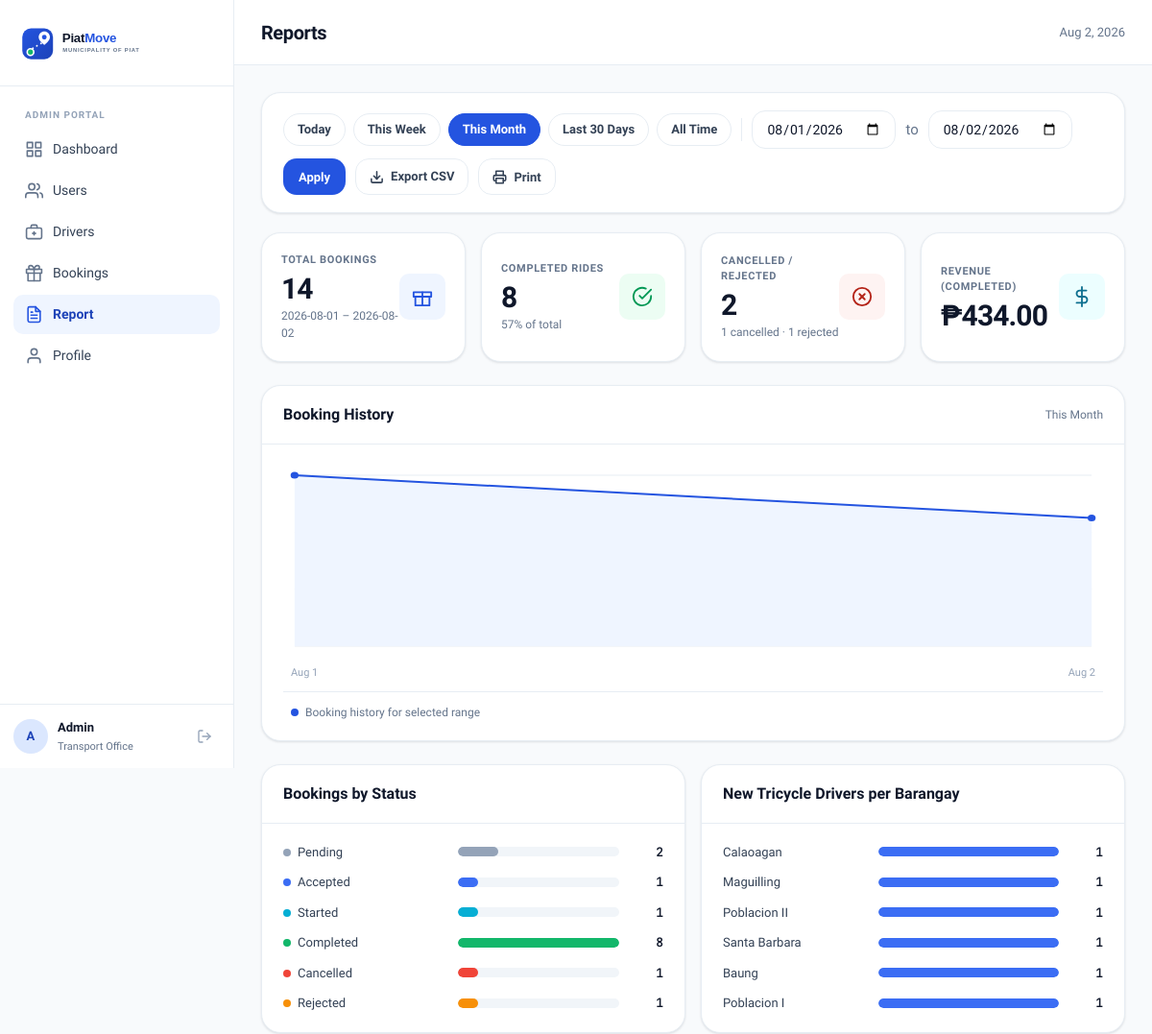
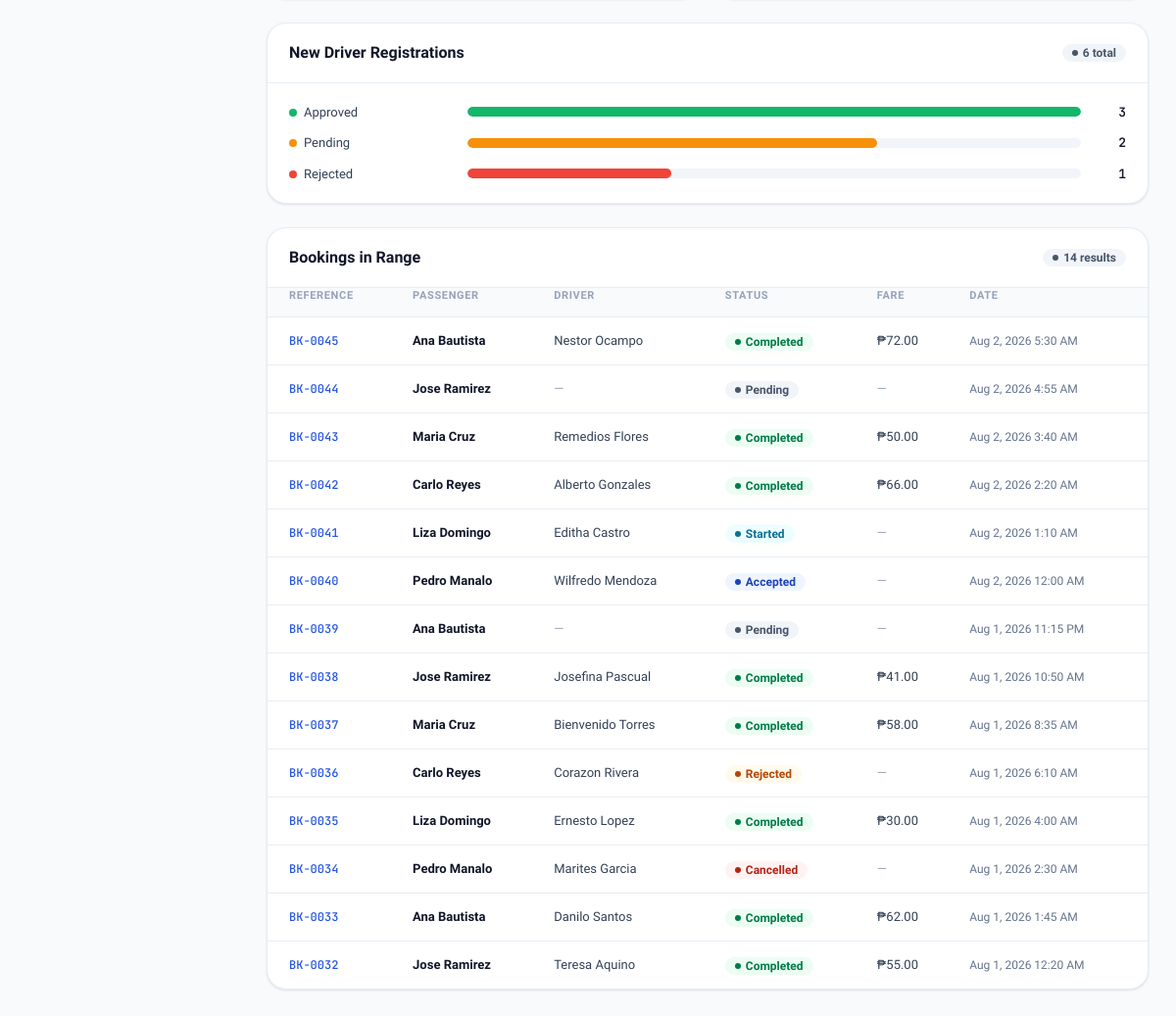
Screenshot of /report.php (signed in) with the database file from the repository (2 pictures, top to bottom).
### tables this page shows
CREATE TABLE `bookings` (
  `id` int(10) UNSIGNED NOT NULL,
  `passenger_id` int(10) UNSIGNED NOT NULL,
  `driver_id` int(10) UNSIGNED DEFAULT NULL,
  `pickup_address` varchar(255) NOT NULL,
  `pickup_lat` decimal(10,7) NOT NULL,
  `pickup_lng` decimal(10,7) NOT NULL,
  `dropoff_address` varchar(255) NOT NULL,
  `dropoff_lat` decimal(10,7) NOT NULL,
  `dropoff_lng` decimal(10,7) NOT NULL,
  `status` enum('pending','accepted','rejected','started','completed','cancelled') NOT NULL DEFAULT 'pending',
  `fare` decimal(10,2) DEFAULT NULL,
  `created_at` timestamp NOT NULL DEFAULT current_timestamp(),
  `updated_at` timestamp NOT NULL DEFAULT current_timestamp() ON UPDATE current_timestamp()
);

CREATE TABLE `users` (
  `id` int(10) UNSIGNED NOT NULL,
  `name` varchar(100) NOT NULL,
  `email` varchar(150) NOT NULL,
  `password` varchar(255) NOT NULL,
  `phone` varchar(20) NOT NULL,
  `role` enum('passenger','driver') NOT NULL DEFAULT 'passenger',
  `status` enum('active','inactive') NOT NULL DEFAULT 'active',
  `created_at` timestamp NOT NULL DEFAULT current_timestamp(),
  `updated_at` timestamp NOT NULL DEFAULT current_timestamp() ON UPDATE current_timestamp()
);

### report.php (the view, shortened to what the rows shown need)
<?php
require_once __DIR__ . '/includes/charts.php';
$db = get_db();
$range = $_GET['range'] ?? 'month';
$today = date('Y-m-d');
switch ($range) {
    case 'month':
    default:        $from = date('Y-m-01'); break;
}
$from = $_GET['from'] ?? $from;
$to   = $_GET['to'] ?? $today;
$fromDt = $from . ' 00:00:00';
$toDt   = $to . ' 23:59:59';
$base_sql = "SELECT b.*,
                    p.name  AS passenger_name,
                    p.phone AS passenger_phone,
                    d.name  AS driver_name,
                    d.phone AS driver_phone
             FROM bookings b
             JOIN users p  ON p.id = b.passenger_id
             LEFT JOIN users d ON d.id = b.driver_id
             WHERE b.created_at BETWEEN ? AND ?
             ORDER BY b.created_at DESC";
$stmt = $db->prepare($base_sql);
$stmt->execute([$fromDt, $toDt]);
$bookings = $stmt->fetchAll();
require_once __DIR__ . '/includes/header.php';
?>
<div class="panel">
    <div style="overflow-x:auto">
        <table class="data-table">
            <thead>
                <tr>
                    <th>Reference</th>
                    <th>Passenger</th>
                    <th>Driver</th>
                    <th>Status</th>
                    <th>Fare</th>
                    <th>Date</th>
                </tr>
            </thead>
            <tbody>
                <?php foreach ($bookings as $b): ?>
                <tr>
                    <td><span class="cell-mono">BK-<?= str_pad($b['id'], 4, '0', STR_PAD_LEFT) ?></span></td>
                    <td><span class="cell-strong"><?= htmlspecialchars($b['passenger_name']) ?></span></td>
                    <td><?= $b['driver_name'] ? htmlspecialchars($b['driver_name']) : '<span class="text-subtle">&mdash;</span>' ?></td>
                    <td><?= status_badge($b['status']) ?></td>
                    <td><?= $b['fare'] !== null ? '&#8369;' . number_format($b['fare'], 2) : '<span class="text-subtle">&mdash;</span>' ?></td>
                    <td><span class="text-muted" style="font-size:12px"><?= date('M j, Y g:i A', strtotime($b['created_at'])) ?></span></td>
                </tr>
                <?php endforeach; ?>
            </tbody>
        </table>
    </div>
</div>
<?php require_once __DIR__ . '/includes/footer.php'; ?>

### includes/charts.php (shortened to what the rows shown need)
<?php
function status_badge(string $status): string {
    $map = [
        'pending'   => 'neutral',
        'accepted'  => 'primary',
        'started'   => 'info',
        'completed' => 'success',
        'cancelled' => 'danger',
        'rejected'  => 'warning',
    ];
    $cls = $map[$status] ?? 'neutral';
    return '<span class="badge badge-' . htmlspecialchars($cls, ENT_QUOTES) . '">'
         . htmlspecialchars(ucfirst($status), ENT_QUOTES)
         . '</span>';
}

### rows the page displays
bookings: id "0045", passenger.name "Ana Bautista", driver.name "Nestor Ocampo", status "Completed", fare "72.00", created_at "Aug 2, 2026 5:30 AM"
bookings: id "0044", passenger.name "Jose Ramirez", status "Pending", created_at "Aug 2, 2026 4:55 AM"
bookings: id "0043", passenger.name "Maria Cruz", driver.name "Remedios Flores", status "Completed", fare "50.00", created_at "Aug 2, 2026 3:40 AM"
bookings: id "0042", passenger.name "Carlo Reyes", driver.name "Alberto Gonzales", status "Completed", fare "66.00", created_at "Aug 2, 2026 2:20 AM"
bookings: id "0041", passenger.name "Liza Domingo", driver.name "Editha Castro", status "Started", created_at "Aug 2, 2026 1:10 AM"
bookings: id "0040", passenger.name "Pedro Manalo", driver.name "Wilfredo Mendoza", status "Accepted", created_at "Aug 2, 2026 12:00 AM"
bookings: id "0039", passenger.name "Ana Bautista", status "Pending", created_at "Aug 1, 2026 11:15 PM"
bookings: id "0038", passenger.name "Jose Ramirez", driver.name "Josefina Pascual", status "Completed", fare "41.00", created_at "Aug 1, 2026 10:50 AM"
bookings: id "0037", passenger.name "Maria Cruz", driver.name "Bienvenido Torres", status "Completed", fare "58.00", created_at "Aug 1, 2026 8:35 AM"
bookings: id "0036", passenger.name "Carlo Reyes", driver.name "Corazon Rivera", status "Rejected", created_at "Aug 1, 2026 6:10 AM"
bookings: id "0035", passenger.name "Liza Domingo", driver.name "Ernesto Lopez", status "Completed", fare "30.00", created_at "Aug 1, 2026 4:00 AM"
bookings: id "0034", passenger.name "Pedro Manalo", driver.name "Marites Garcia", status "Cancelled", created_at "Aug 1, 2026 2:30 AM"
bookings: id "0033", passenger.name "Ana Bautista", driver.name "Danilo Santos", status "Completed", fare "62.00", created_at "Aug 1, 2026 1:45 AM"
bookings: id "0032", passenger.name "Jose Ramirez", driver.name "Teresa Aquino", status "Completed", fare "55.00", created_at "Aug 1, 2026 12:20 AM"

### other values shown
substr($_SESSION['admin_name'] ?? 'A', 0, 1) "A"
$_SESSION['admin_name'] "Admin"
$page_title "Reports"
$label "Today"
$label "This Week"
$label "This Month"
$label "Last 30 Days"
$label "All Time"
$total_bookings "14"
$from "2026-08-01"
$to "2026-08-02"
$status_counts['completed'] "8"
$status_counts['completed'] / $total_bookings * 100 "57"
$status_counts['cancelled'] + $status_counts['rejected'] "2"
$status_counts['cancelled'] "1"
